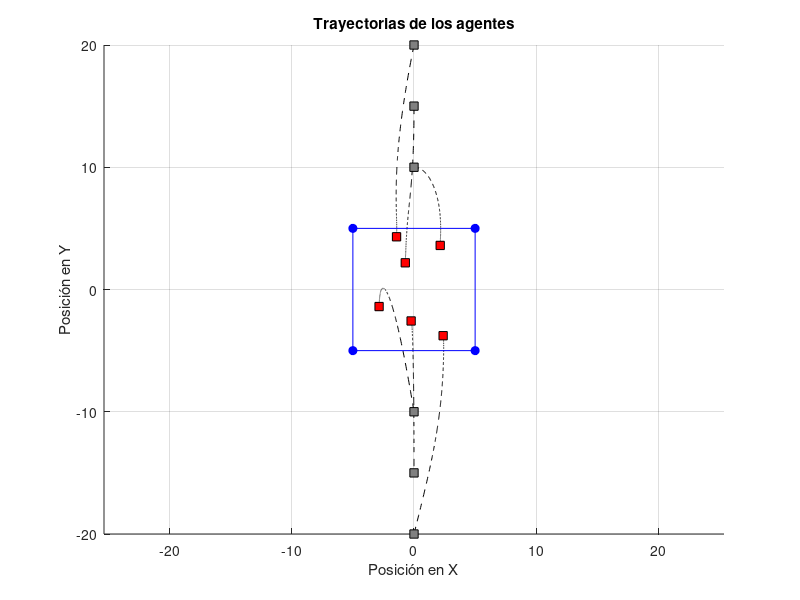

This chart was generated by the following MATLAB code: (Note: this script raises an error after producing the figure.)
clc
clearvars
close all

%Especificar la topologia
% Definir la matriz de adyacencia A
agentes=10;                  %numero agentes
lideres=4;                   %numero lideres
seguidores=agentes-lideres;  %numero de seguidores
A = zeros(agentes, agentes); %Inicializo la matriz de adyacencia

% Conexiones de los líderes a los seguidores
A(5, 1) = 1;  % l1 → f1
A(7, 2) = 1;  % l2 → f3
A(8, 3) = 1;  % l3 → f4
A(10, 4) = 1; % l4 → f6

% Conexiones entre los seguidores
A(6, 7) = 1;  % f3 → f2
A(7, 6) = 1;  % f2 → f3
A(6, 5) = 1;  % f1 → f2
A(5, 9) = 1;  % f5 → f1
A(9, 8) = 1;  % f4 → f5
A(9, 10) = 1; % f6 → f5
A(8, 9) = 1; % f5 → f4
A(10, 8) = 1; % f4 → f6
A(9,5)=1;     %agregue esta para mejor consenso f1 → f5

%Datos para simulacion
Dt=0.01;
tiempo=7; %segundos
iteraciones=tiempo/Dt;

%Inicializo datos
%posiciones de los lideres en x;y
ConvexHull=[-5;-5; %L1
            5;-5; %L2
            5;5; %L3
            -5;5];%L4
%posiciones iniciales de seguidores x;y
Followers=[0;-10;    %F1 
           0;-15;  %F2
           0;-20;  %F3
           0;10;     %F4
           0;15;   %F5
           0;20;];   %F6
xInit=[ConvexHull;Followers];

%Inicializar las posiciones
x=zeros(20,iteraciones);
x(:,1)=xInit;

% Inicializar la matriz de control u
u = zeros(20, iteraciones);  % 20 porque hay 10 agentes, y cada uno tiene 2 coordenadas (x, y)

%Simulacion
for k=1:iteraciones
    % Definir la ley de control para los seguidores
    for i = 1:seguidores
        idx_i = 2*(i+lideres)-1:2*(i+lideres); % Índice del seguidor i en las coordenadas x,y
        u(idx_i,k) = 0; % Inicializar el control del seguidor i

        for j = 1:agentes
            if A(i+lideres, j) ~= 0  % Verificar si hay una conexión
                idx_j = 2*j-1:2*j;  % Índice del agente j en las coordenadas x,y
                u(idx_i,k) = u(idx_i,k) - A(i+lideres, j) * (x(idx_i, k) - x(idx_j, k));
            end
        end
    end
    %aproximacion de Euler de los estados
    x(:,k+1)=x(:,k)+Dt*(u(:,k));
end

%% Graficas
% Crear la figura
figure;
hold on;

% Graficar las trayectorias de los seguidores
for i = 1:seguidores
    idx = 2*(i+lideres)-1:2*(i+lideres);  % Índice del seguidor i en las coordenadas x,y
    plot(x(idx(1), :), x(idx(2), :), 'k--');  % Graficar las trayectorias de los seguidores
end

% Graficar los líderes como círculos azules y conectarlos para formar el convex hull
plot(x(1, 1), x(2, 1), 'bo', 'MarkerFaceColor', 'b');  % L1
plot(x(3, 1), x(4, 1), 'bo', 'MarkerFaceColor', 'b');  % L2
plot(x(5, 1), x(6, 1), 'bo', 'MarkerFaceColor', 'b');  % L3
plot(x(7, 1), x(8, 1), 'bo', 'MarkerFaceColor', 'b');  % L4

% Conectar los líderes con líneas para formar el convex hull
plot([x(1,1) x(3,1)], [x(2,1) x(4,1)], 'b-');
plot([x(3,1) x(5,1)], [x(4,1) x(6,1)], 'b-');
plot([x(5,1) x(7,1)], [x(6,1) x(8,1)], 'b-');
plot([x(7,1) x(1,1)], [x(8,1) x(2,1)], 'b-');

% Graficar las posiciones iniciales de los seguidores como cuadrados de un color
for i = 1:seguidores
    idx = 2*(i+lideres)-1:2*(i+lideres);
    plot(x(idx(1), 1), x(idx(2), 1), 's', 'MarkerFaceColor', [0.5 0.5 0.5], 'MarkerEdgeColor', 'k');  % Color gris
end

% Graficar las posiciones finales de los seguidores como cuadrados rojos
for i = 1:seguidores
    idx = 2*(i+lideres)-1:2*(i+lideres);
    plot(x(idx(1), end), x(idx(2), end), 's', 'MarkerFaceColor', 'r', 'MarkerEdgeColor', 'k');  % Color rojo
end

% Etiquetas y ajustes
xlabel('Posición en X');
ylabel('Posición en Y');
title('Trayectorias de los agentes');
axis equal
grid on;
hold off;



% Crear el objeto digraph
G = digraph(A');

% Etiquetas para los nodos (líderes y seguidores)
nombres_nodos = {'L1', 'L2', 'L3', 'L4', 'F1', 'F2', 'F3', 'F4', 'F5', 'F6'};

% Graficar el grafo dirigido
figure;
plot(G, 'Layout', 'layered', 'NodeLabel', nombres_nodos, 'ArrowSize', 12);
title('Grafo dirigido de la matriz de adyacencia');


